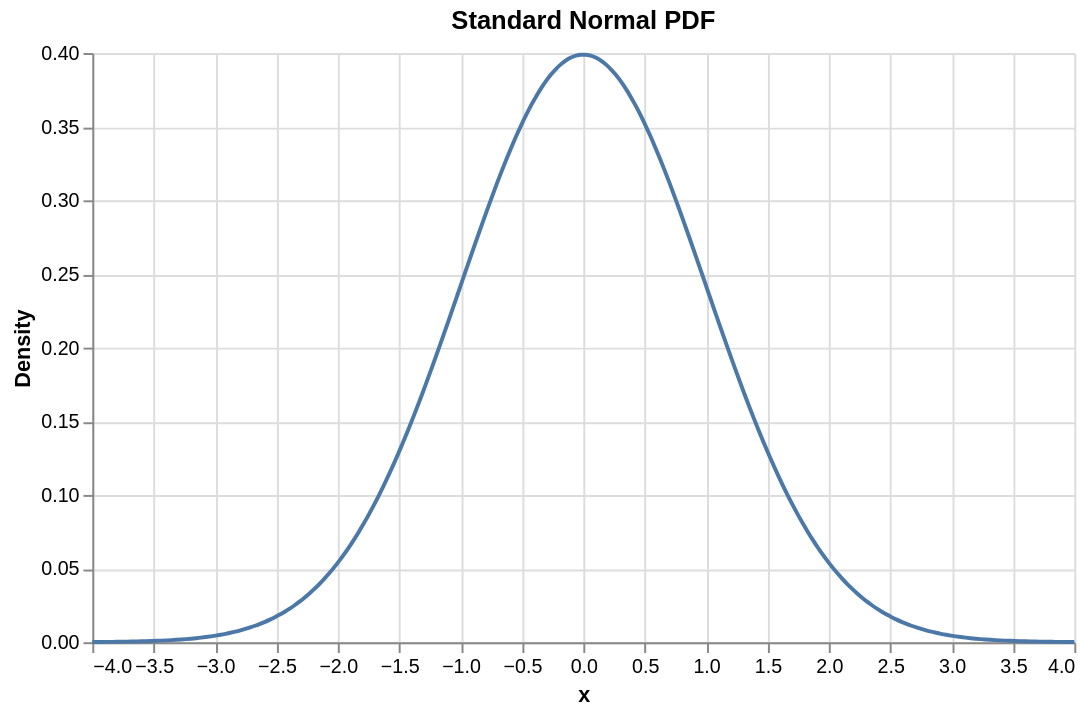

Write the Vega-Lite specification saved for this chart.
### Vega-Lite specification from a JSON file in a GitHub repository (floating-point values rounded to 4 significant figures; data arrays with more than 128 entries replaced by an {"elided": "..."} marker saying what was removed)
{"$schema": "https://vega.github.io/schema/vega-lite/v6.json", "config": {"view": {"stroke": null}}, "height": 300, "width": 500, "encoding": {"x": {"title": "x", "type": "quantitative", "field": "x"}, "y": {"title": "Density", "type": "quantitative", "field": "y"}}, "mark": {"interpolate": "monotone", "type": "line"}, "data": {"values": {"elided": "200 records"}}, "title": "Standard Normal PDF"}
